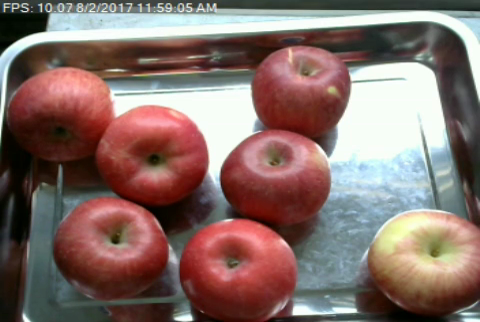
#> input picture dataset/fruits/apple_a/Apple 10.png, 480 x 322 px, found by its file name; its folder holds 4 pictures in this run
$ python main.py
#> lines starting #> are read from the running program, lines starting #| are printed output that depends on the picture; after the words box and inside, x2 and y2 are one past the last pixel; in counts of white or black regions, pixels touching at a corner belong together
### lib/data.py
import os

import cv2
import numpy as np

def get_dataset(path, infos, val_ratio=0.2, seed=0, resolution=None):
    """Load the dataset from the given path.

    Parameters
    ----------
    path : str
        Path to the dataset.
    infos : dict
        A dictionary of the form {'subfolder_name': (label, num_sample)}
        Where subfolder_name is the name of the subfolder in the path
        containing pictures, label is the label of these pictures and
        num_sample is the number of pictures to take from the subfolder.
    val_ratio : float, optional
        Validation set ration, by default 0.2.
    seed : int, optional
        Seed of the shuffle operation, by default 0.
    resolution: tuple or None, optional
        Resolution of the pictures, by default None (no change).

    Returns
    -------
    (data_train, label_train), (data_val, label_val): np.array
        Training and validation sets.
    """
#> called with path = 'dataset/fruits', val_ratio = 0.2, seed = 0
    # Set the seed
    np.random.seed(seed)

    datasets = os.listdir(path)
    images = {}
    for dataset in datasets:
        dataset_path = os.path.join(path, dataset)
        if os.path.isdir(dataset_path):
            label, n_sample = infos[dataset]
            if label not in images:
                images[label] =  []
            c = 0
            for fname in os.listdir(dataset_path):
                if fname.endswith('.jpg') or fname.endswith('.png'):
                    c += 1
                    img = cv2.imread(os.path.join(dataset_path, fname))
#> img is the input picture: shape (322, 480, 3); mean B, G, R 104.8, 110.2, 132.8
                    img = cv2.cvtColor(img, cv2.COLOR_BGR2RGB)
                    if resolution is not None:
                        img = cv2.resize(img, (resolution[1], resolution[0]))
                    images[label].append(img)
                    if c >= n_sample:
                        break
    data_train, data_val, label_train, label_val = [], [], [], []
#> data_train = []; data_val = []; label_train = []; label_val = []
    for label in images:
        data = np.array(images[label]) / 255.0
        np.random.shuffle(np.array(images[label]))
        n = data.shape[0]
        n_val = int(val_ratio * n)
        data_train.append(data[n_val:])
        data_val.append(data[:n_val])
        label_train.append(np.full(n - n_val, label))
        label_val.append(np.full(n_val, label))
#> after the loop, data_train = 1 item; data_val = [empty array]; label_train = [[0, 0, 0, 0]]; label_val = [empty array]

    data_train, label_train = np.concatenate(data_train), np.concatenate(label_train)
#> label_train = [0, 0, 0, 0]
    if data_train.ndim == 5:
        data_train = data_train.reshape((-1, *data_train.shape[2:]))
        label_train = label_train.reshape((-1, *label_train.shape[2:]))
    rd_perm = np.random.permutation(len(data_train))
#> rd_perm = [0, 2, 1, 3]
    data_train, label_train = data_train[rd_perm], label_train[rd_perm]

    data_val, label_val = np.concatenate(data_val), np.concatenate(label_val)
#> data_val = empty array; label_val = empty array
    if data_val.ndim == 5:
        data_val = data_val.reshape((-1, *data_val.shape[2:]))
        label_val = label_val.reshape((-1, *label_val.shape[2:]))
    rd_perm = np.random.permutation(len(data_val))
#> rd_perm = empty array
    data_val, label_val = data_val[rd_perm], label_val[rd_perm]

    # Free the seed
    np.random.seed(None)

    return (data_train, label_train), (data_val, label_val)

# [8 lines that do not run on import are left out]

### apps/main.py
from time import time

import cv2
import numpy as np

from lib.data import get_dataset

def mask_red(img):
    test_r = img[..., 0] > 0.4
    test_g = img[..., 1] < 0.5
    test_b = img[..., 1] < 0.5
    mask_bool = np.logical_and(np.logical_and(test_r, test_g), test_b)
    return mask_bool


def get_keypoints(data, select=None, show_img=False, show_keypoints=False,
                  seed=0):
    # Set the seed
#> called with data = array of shape (4, 322, 480, 3), show_img = False, show_keypoints = False, seed = 0
    np.random.seed(seed)

    descriptors = []
    keypoints = []
    for ind, img in enumerate(data):
        mask = mask_red(img)
        if show_img:
            cv2.imshow(f'img {ind}', (img * 255).astype(np.uint8))
            cv2.imshow(f'mask {ind}', (mask * 255).astype(np.uint8))
            cv2.waitKey(0)
            cv2.destroyAllWindows()
        gray= cv2.cvtColor((img * 255).astype(np.uint8), cv2.COLOR_RGB2GRAY)
        sift = cv2.SIFT_create()
        kp, des = sift.detectAndCompute(gray,None)
        pts = np.array([kp[i].pt for i in range(len(kp))])
        pts = pts.astype(np.uint8)
        indicies = np.where(mask[pts[:, 1], pts[:, 0]])[0]
        if select is not None:
            indicies = np.random.choice(indicies, select, replace=True)
        if show_keypoints:
            print(f'image {ind}: {len(indicies)} keypoints')
        if len(indicies) < 20:
            print(f'image {ind}: {len(indicies)} keypoints')
        keypoints.append([kp[i] for i in indicies])
        if select is not None:
            descriptors.append([des[indicies]])
        else:
            descriptors.append(des[indicies])
#> this loop made 4 passes
#> pass 1, in mask_red, `test_r = img[..., 0] > 0.4`:
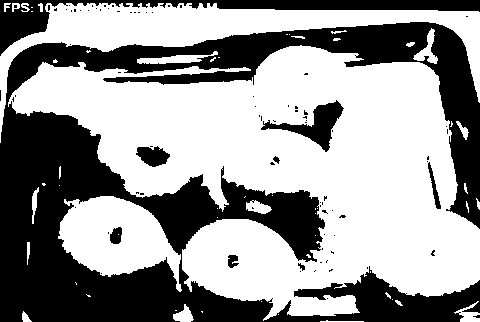
#> test_r: shape (322, 480) bool; 59.4% white; 84 black regions (75 under 20 px), largest, box (x1, y1, x2, y2) and area: (0, 22, 480, 322) 55114, (0, 0, 480, 56) 5106, (261, 100, 344, 152) 1332
#> pass 1, in mask_red, `test_g = img[..., 1] < 0.5`:
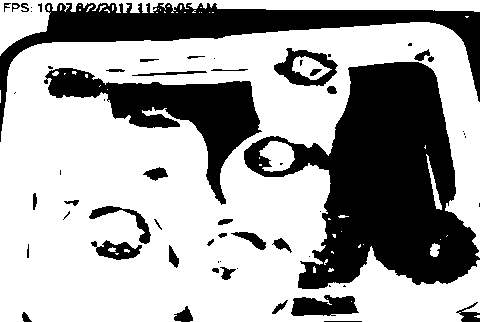
#> test_g: shape (322, 480) bool; 64.7% white; 61 black regions (23 under 20 px), largest, box (x1, y1, x2, y2) and area: (244, 62, 480, 289) 27531, (0, 3, 480, 142) 12310, (44, 68, 262, 205) 8994
#> pass 1, in mask_red, `mask_bool = np.logical_and(np.logical_and(test_r, test_g), test_b)`:
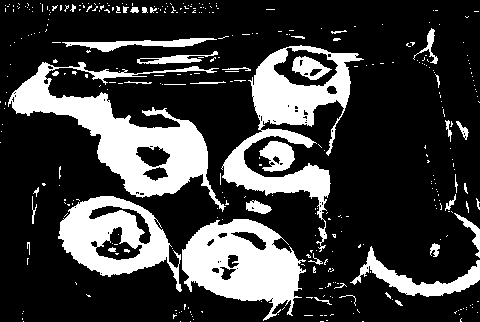
#> mask_bool: shape (322, 480) bool; 24.1% white; 356 white regions (314 under 20 px), largest, box (x1, y1, x2, y2) and area: (8, 62, 226, 212) 9674, (221, 45, 364, 252) 7992, (182, 219, 306, 321) 7166
#> pass 1, in get_keypoints, `gray= cv2.cvtColor((img * 255).astype(np.uint8), cv2.COLOR_RGB2GRAY)`:
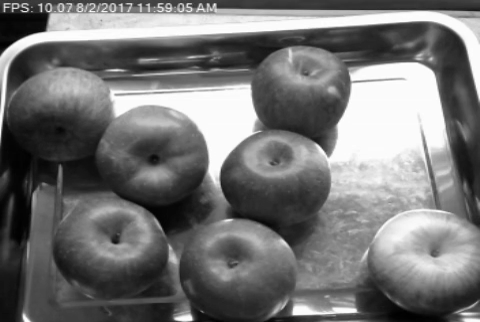
#> gray: shape (322, 480); min 0, max 255, mean 116.3
#> after the loop:
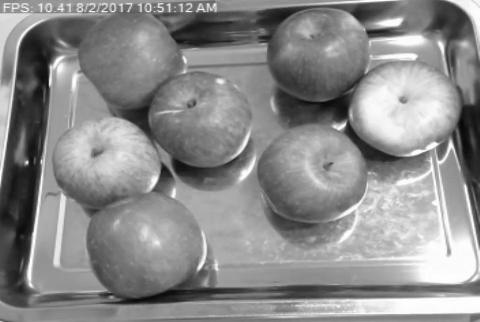
#> gray: shape (322, 480); min 8, max 254, mean 139
#> after the loop, descriptors = 4 items; keypoints = 4 items
    descriptors = np.concatenate(descriptors, axis=0)

    # Free the seed
    np.random.seed(None)

    return descriptors, keypoints

if __name__ == '__main__':
    infos = {'apple_a': (0, 300), 'apple_b': (1, 100), 'apple_c': (1, 100),
             'tomato': (1, 100)}
    (data_train, _), _ = get_dataset('dataset/fruits', infos)
    t0 = time()
    desc, keyps = get_keypoints(data_train, select=None)
#> keyps = 4 items
    t1 = time()
    print('descriptor shape (select=None)', desc.shape)
#| descriptor shape (select=None) (609, 128)

    desc, keyps = get_keypoints(data_train, select=20)
#> the loop in get_keypoints (call 2), `for ind, img in enumerate(data):` made 4 passes
#> pass 2, in mask_red (call 6), `test_r = img[..., 0] > 0.4`:
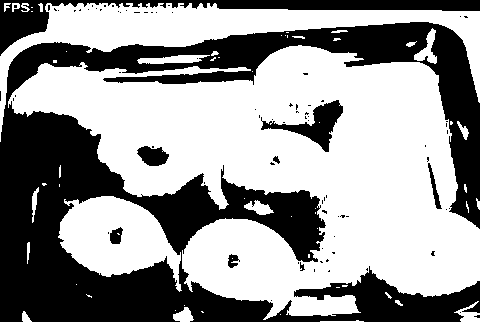
#> test_r: shape (322, 480) bool; 59.4% white; 82 black regions (73 under 20 px), largest, box (x1, y1, x2, y2) and area: (0, 22, 480, 322) 55101, (0, 0, 480, 56) 5121, (261, 100, 343, 152) 1362
#> pass 2, in mask_red (call 6), `mask_bool = np.logical_and(np.logical_and(test_r, test_g), test_b)`:
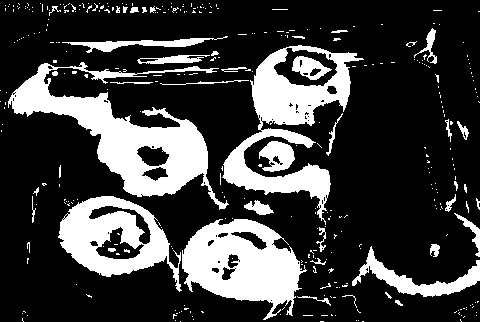
#> mask_bool: shape (322, 480) bool; 24.2% white; 351 white regions (308 under 20 px), largest, box (x1, y1, x2, y2) and area: (8, 62, 229, 210) 9751, (222, 45, 364, 225) 7740, (182, 219, 307, 320) 7180
    print('descriptor shape (select=20)', desc.shape)
#| descriptor shape (select=20) (4, 20, 128)
    print('num keypoints', len(keyps))
#| num keypoints 4

    print(f'time to get keypoints: {t1 - t0: .2f}s')
